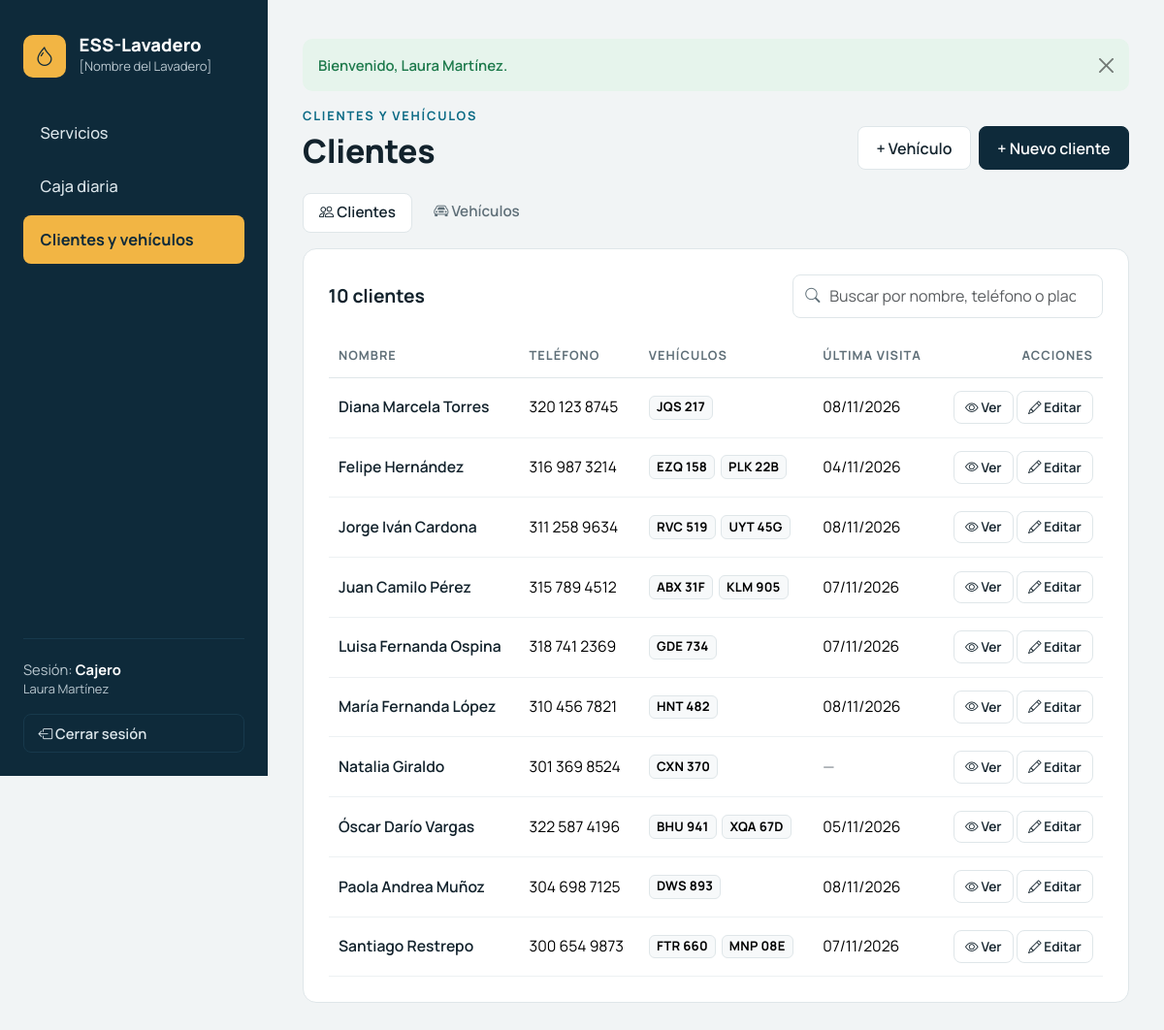
Screenshot of /index.php?c=cliente (signed in) with the database file from the repository.
### tables this page shows
CREATE TABLE usuarios (
    id              INT UNSIGNED AUTO_INCREMENT PRIMARY KEY,
    nombre          VARCHAR(100) NOT NULL,
    usuario         VARCHAR(50)  NOT NULL,               
    password_hash   VARCHAR(255) NOT NULL,               
    rol             ENUM('dueno','cajero','lavador') NOT NULL,
    telefono        VARCHAR(20)  NULL,
    activo          TINYINT(1)   NOT NULL DEFAULT 1,     
    ultimo_acceso   DATETIME     NULL,
    creado_en       DATETIME     NOT NULL DEFAULT CURRENT_TIMESTAMP,
    actualizado_en  DATETIME     NULL ON UPDATE CURRENT_TIMESTAMP,
    UNIQUE KEY uq_usuarios_usuario (usuario),
    KEY idx_usuarios_rol (rol)
);

CREATE TABLE clientes (
    id              INT UNSIGNED AUTO_INCREMENT PRIMARY KEY,
    nombre          VARCHAR(100) NOT NULL,
    telefono        VARCHAR(20)  NOT NULL,               
    creado_en       DATETIME     NOT NULL DEFAULT CURRENT_TIMESTAMP,
    actualizado_en  DATETIME     NULL ON UPDATE CURRENT_TIMESTAMP,
    KEY idx_clientes_nombre (nombre),
    KEY idx_clientes_telefono (telefono)
);

### app/core/Controller.php (called while the page is built, shortened)
<?php
abstract class Controller
{
    protected ?array $usuario = null;
    protected function vista(string $_vista, array $_variables = []): void
    {
        $_variables['usuarioActual'] = $this->usuario ?? Sesion::usuario();
        extract($_variables, EXTR_SKIP);
        require VIEWS_PATH . $_vista . '.php';
    }
    protected function requiereLogin(): array
    {
        $sesion = Sesion::usuario();
        $fila = (new Usuario())->buscarPorId($sesion['id']);
        return $this->usuario = Sesion::usuario();
    }
    protected function requiereRol(string ...$roles): array
    {
        $usuario = $this->requiereLogin();
        return $usuario;
    }
}

### app/controllers/ClienteController.php (called while the page is built, shortened)
<?php
class ClienteController extends Controller
{
    private Cliente $modelo;
    public function __construct()
    {
        $this->requiereRol('dueno', 'cajero');
        $this->modelo = new Cliente();
    }
    public function index(): void
    {
        $this->vista('clientes/index', [
            'titulo'     => 'Clientes',
            'menuActivo' => 'cliente',
            'pestana'    => 'clientes',
            'clientes'   => $this->modelo->todos(),
        ]);
    }
}

### index.php (called while the page is built, shortened)
<?php
require_once __DIR__ . '/config/database.php';
require_once __DIR__ . '/app/helpers/funciones.php';
spl_autoload_register(function (string $clase): void {
    foreach (['core', 'controllers', 'models'] as $carpeta) {
        $archivo = APP_PATH . $carpeta . DIRECTORY_SEPARATOR . $clase . '.php';
        if (is_file($archivo)) {
            return;
        }
    }
});
$accion      = $_GET['a'] ?? 'index';
try {
    $objeto = new $clase();
    $objeto->$accion();
} catch (PDOException $e) {
    $detalle = APP_ENTORNO === 'desarrollo' ? ' Detalle: ' . $e->getMessage() : '';
    mostrar_error(500, 'Error de base de datos',
        'No se pudo completar la operación. Verifique que MySQL esté encendido en XAMPP.' . $detalle);
}

### app/helpers/funciones.php (called while the page is built, shortened)
<?php
function e($texto): string
{
    return htmlspecialchars((string) $texto, ENT_QUOTES, 'UTF-8');
}
function url(string $controlador = '', string $accion = '', array $extra = []): string
{
    $parametros = [];
    if ($controlador !== '') {
        $parametros['c'] = $controlador;
    }
    if ($accion !== '') {
        $parametros['a'] = $accion;
    }
    $parametros += $extra;
    return BASE_URL . 'index.php' . ($parametros ? '?' . http_build_query($parametros) : '');
}
function recurso(string $ruta): string
{
    return BASE_URL . 'public/' . ltrim($ruta, '/');
}
function placa_formato(string $placa): string
{
    return strlen($placa) === 6 ? substr($placa, 0, 3) . ' ' . substr($placa, 3) : $placa;
}
function telefono_formato(?string $telefono): string
{
    return strlen($telefono) === 10
        ? substr($telefono, 0, 3) . ' ' . substr($telefono, 3, 3) . ' ' . substr($telefono, 6)
        : $telefono;
}
function rol_texto(string $rol): string
{
    return ['dueno' => 'Dueño', 'cajero' => 'Cajero', 'lavador' => 'Lavador'][$rol] ?? $rol;
}
function menu_por_rol(string $rol): array
{
    $menus = [
        'dueno' => [
            ['c' => 'tablero',   'texto' => 'Tablero'],
            ['c' => 'orden',     'texto' => 'Servicios'],
            ['c' => 'caja',      'texto' => 'Caja diaria'],
            ['c' => 'cliente',   'texto' => 'Clientes y vehículos'],
            ['c' => 'catalogo',  'texto' => 'Catálogo'],
            ['c' => 'insumo',    'texto' => 'Insumos'],
            ['c' => 'equipo',    'texto' => 'Equipos'],
            ['c' => 'reporte',   'texto' => 'Reportes'],
            ['c' => 'usuario',   'texto' => 'Usuarios'],
        ],
        'cajero' => [
            ['c' => 'orden',     'texto' => 'Servicios'],
            ['c' => 'caja',      'texto' => 'Caja diaria'],
            ['c' => 'cliente',   'texto' => 'Clientes y vehículos'],
        ],
        'lavador' => [
            ['c' => 'lavador',   'texto' => 'Mi cola'],
        ],
    ];
    return $menus[$rol] ?? [];
}

### app/models/Usuario.php (called while the page is built, shortened)
<?php
class Usuario
{
    private PDO $db;
    public function __construct()
    {
        $this->db = Database::conectar();
    }
    public function buscarPorId(int $id): ?array
    {
        $stmt = $this->db->prepare('SELECT * FROM usuarios WHERE id = :id');
        $stmt->execute([':id' => $id]);
        return $stmt->fetch() ?: null;
    }
}

### config/database.php (called while the page is built, shortened)
<?php
class Database
{
    private static ?PDO $conexion = null;
    public static function conectar(): PDO
    {
        if (self::$conexion === null) {
            $dsn = 'mysql:host=' . DB_HOST
                 . ';port=' . DB_PUERTO
                 . ';dbname=' . DB_NOMBRE
                 . ';charset=' . DB_CHARSET;
            $opciones = [
                PDO::ATTR_ERRMODE            => PDO::ERRMODE_EXCEPTION,
                PDO::ATTR_DEFAULT_FETCH_MODE => PDO::FETCH_ASSOC,
                PDO::ATTR_EMULATE_PREPARES   => false,
            ];
            self::$conexion = new PDO($dsn, DB_USUARIO, DB_CLAVE, $opciones);
            self::$conexion->exec("SET time_zone = '-05:00'");
        }
        return self::$conexion;
    }
}

### app/core/Sesion.php (called while the page is built, shortened)
<?php
class Sesion
{
    public static function usuario(): ?array
    {
        return $_SESSION['usuario'] ?? null;
    }
    public static function obtenerFlashes(): array
    {
        $mensajes = $_SESSION['flash'] ?? [];
        return $mensajes;
    }
}

### app/models/Cliente.php (called while the page is built, shortened)
<?php
class Cliente
{
    private PDO $db;
    public function __construct()
    {
        $this->db = Database::conectar();
    }
    public function todos(): array
    {
        $sql = "SELECT c.id, c.nombre, c.telefono, c.creado_en,
                       COUNT(DISTINCT v.id) AS total_vehiculos,
                       GROUP_CONCAT(DISTINCT v.placa ORDER BY v.placa SEPARATOR ', ') AS placas,
                       MAX(o.fecha_ingreso) AS ultima_visita
                FROM clientes c
                LEFT JOIN vehiculos v ON v.cliente_id = c.id
                LEFT JOIN ordenes o   ON o.vehiculo_id = v.id AND o.estado <> 'cancelada'
                GROUP BY c.id, c.nombre, c.telefono, c.creado_en
                ORDER BY c.nombre";
        return $this->db->query($sql)->fetchAll();
    }
}

### app/views/clientes/index.php (the view, shortened to what this page needs)
<?php
require VIEWS_PATH . 'layouts/header.php';
?>
<div class="d-flex flex-wrap justify-content-between align-items-end gap-3 mb-4">
    <div>
        <div class="ceja">Clientes y vehículos</div>
        <h1 class="titulo-pagina">Clientes</h1>
    </div>
    <div class="d-flex gap-2">
        <a class="btn btn-ess-borde" href="<?= url('vehiculo', 'crear') ?>">+ Vehículo</a>
        <a class="btn btn-ess" href="<?= url('cliente', 'crear') ?>">+ Nuevo cliente</a>
    </div>
</div>
<?php require VIEWS_PATH . 'clientes/_pestanas.php'; ?>
<div class="tarjeta">
    <div class="d-flex flex-wrap justify-content-between align-items-center gap-2 mb-3">
        <h2 class="tarjeta-titulo mb-0"><?= count($clientes) ?> clientes</h2>
        <div class="buscador">
            <i class="bi bi-search"></i>
            <input type="search" class="form-control" placeholder="Buscar por nombre, teléfono o placa"
                   data-buscar="#tablaClientes" aria-label="Buscar clientes">
        </div>
    </div>
    <?php if (!$clientes): ?>
        <p class="text-secondary mb-0">Aún no hay clientes registrados.</p>
    <?php else: ?>
        <div class="table-responsive">
            <table class="table tabla-ess" id="tablaClientes">
                <thead>
                <tr>
                    <th>Nombre</th>
                    <th>Teléfono</th>
                    <th>Vehículos</th>
                    <th>Última visita</th>
                    <th class="text-end">Acciones</th>
                </tr>
                </thead>
                <tbody>
                <?php foreach ($clientes as $c): ?>
                    <tr>
                        <td class="fw-semibold">
                            <a class="enlace-fila" href="<?= url('cliente', 'ver', ['id' => $c['id']]) ?>"><?= e($c['nombre']) ?></a>
                        </td>
                        <td class="text-nowrap">
                            <?= e(telefono_formato($c['telefono'])) ?>
                        </td>
                        <td>
                            <?php if ($c['placas']): ?>
                                <?php foreach (explode(', ', $c['placas']) as $placa): ?>
                                    <span class="placa-chip"><?= e(placa_formato($placa)) ?><span class="d-none"><?= e($placa) ?></span></span>
                                <?php endforeach; ?>
                            <?php else: ?>
                                <span class="text-secondary">Sin vehículos</span>
                            <?php endif; ?>
                        </td>
                        <td class="text-nowrap">
                            <?= $c['ultima_visita'] ? e(date('d/m/Y', strtotime($c['ultima_visita']))) : '<span class="text-secondary">—</span>' ?>
                        </td>
                        <td class="text-end text-nowrap">
                            <a class="btn btn-sm btn-ess-borde" href="<?= url('cliente', 'ver', ['id' => $c['id']]) ?>">
                                <i class="bi bi-eye"></i> Ver
                            </a>
                            <a class="btn btn-sm btn-ess-borde" href="<?= url('cliente', 'editar', ['id' => $c['id']]) ?>">
                                <i class="bi bi-pencil"></i> Editar
                            </a>
                        </td>
                    </tr>
                <?php endforeach; ?>
                </tbody>
            </table>
        </div>
    <?php endif; ?>
</div>
<?php require VIEWS_PATH . 'layouts/footer.php'; ?>

### app/views/layouts/header.php (shortened to what this page needs)
<?php
$menuActivo    = $menuActivo ?? '';
$usuarioActual = $usuarioActual ?? null;
$rolActual     = $usuarioActual['rol'] ?? '';
?>
<!DOCTYPE html>
<html lang="es">
<head>
    <link href="https://cdn.jsdelivr.net/npm/bootstrap@5.3.3/dist/css/bootstrap.min.css" rel="stylesheet">
    <link href="https://cdn.jsdelivr.net/npm/bootstrap-icons@1.11.3/font/bootstrap-icons.min.css" rel="stylesheet">
    <link href="<?= recurso('css/estilos.css') ?>" rel="stylesheet">
</head>
<body<?= !empty($autorecarga) ? ' data-autorecarga="' . (int) $autorecarga . '"' : '' ?>>
<div class="app">
    <?php if ($usuarioActual): ?>
    <aside class="sidebar offcanvas-lg offcanvas-start" tabindex="-1" id="menuLateral">
        <div class="sidebar-cuerpo">
            <div class="d-flex justify-content-between align-items-start">
                <a class="marca" href="<?= url() ?>">
                    <span class="marca-icono"><i class="bi bi-droplet"></i></span>
                    <span>
                        <span class="marca-nombre"><?= e(APP_NOMBRE) ?></span>
                        <span class="marca-negocio"><?= e(NEGOCIO_NOMBRE) ?></span>
                    </span>
                </a>
            </div>
            <ul class="menu">
                <?php foreach (menu_por_rol($rolActual) as $opcion): ?>
                    <li>
                        <a href="<?= url($opcion['c']) ?>"
                           class="<?= $opcion['c'] === $menuActivo ? 'activo' : '' ?>">
                            <?= e($opcion['texto']) ?>
                        </a>
                    </li>
                <?php endforeach; ?>
            </ul>
            <div class="sidebar-pie">
                Sesión: <strong><?= e(rol_texto($rolActual)) ?></strong>
                <div class="small mb-3"><?= e($usuarioActual['nombre']) ?></div>
                <form method="post" action="<?= url('auth', 'logout') ?>">
                    <button type="submit" class="btn-salir">
                        <i class="bi bi-box-arrow-left"></i> Cerrar sesión
                    </button>
                </form>
            </div>
        </div>
    </aside>
    <?php endif; ?>
    <main class="contenido">
        <?php foreach (Sesion::obtenerFlashes() as $flash): ?>
            <div class="alert alerta-<?= e($flash['tipo']) ?> alert-dismissible fade show" role="alert">
                <?= e($flash['mensaje']) ?>
                <button type="button" class="btn-close" data-bs-dismiss="alert" aria-label="Cerrar"></button>
            </div>
        <?php endforeach; ?>

### rows the page displays
usuarios: rol "Cajero", nombre "Laura Martínez"
clientes: nombre "Diana Marcela Torres", telefono "320 123 8745", placa "JQS 217", ultima_visita "08/11/2026"
clientes: nombre "Felipe Hernández", telefono "316 987 3214", placa "EZQ 158", placa "PLK 22B", ultima_visita "04/11/2026"
clientes: nombre "Jorge Iván Cardona", telefono "311 258 9634", placa "RVC 519", placa "UYT 45G", ultima_visita "08/11/2026"
clientes: nombre "Juan Camilo Pérez", telefono "315 789 4512", placa "ABX 31F", placa "KLM 905", ultima_visita "07/11/2026"
clientes: nombre "Luisa Fernanda Ospina", telefono "318 741 2369", placa "GDE 734", ultima_visita "07/11/2026"
clientes: nombre "María Fernanda López", telefono "310 456 7821", placa "HNT 482", ultima_visita "08/11/2026"
clientes: nombre "Natalia Giraldo", telefono "301 369 8524", placa "CXN 370"
clientes: nombre "Óscar Darío Vargas", telefono "322 587 4196", placa "BHU 941", placa "XQA 67D", ultima_visita "05/11/2026"
clientes: nombre "Paola Andrea Muñoz", telefono "304 698 7125", placa "DWS 893", ultima_visita "08/11/2026"
clientes: nombre "Santiago Restrepo", telefono "300 654 9873", placa "FTR 660", placa "MNP 08E", ultima_visita "07/11/2026"

### other values shown
APP_NOMBRE "ESS-Lavadero"
NEGOCIO_NOMBRE "[Nombre del Lavadero]"
$opcion['texto'] "Servicios"
$opcion['texto'] "Caja diaria"
$opcion['texto'] "Clientes y vehículos"
$flash['mensaje'] "Bienvenido, Laura Martínez."
count($clientes) "10"
